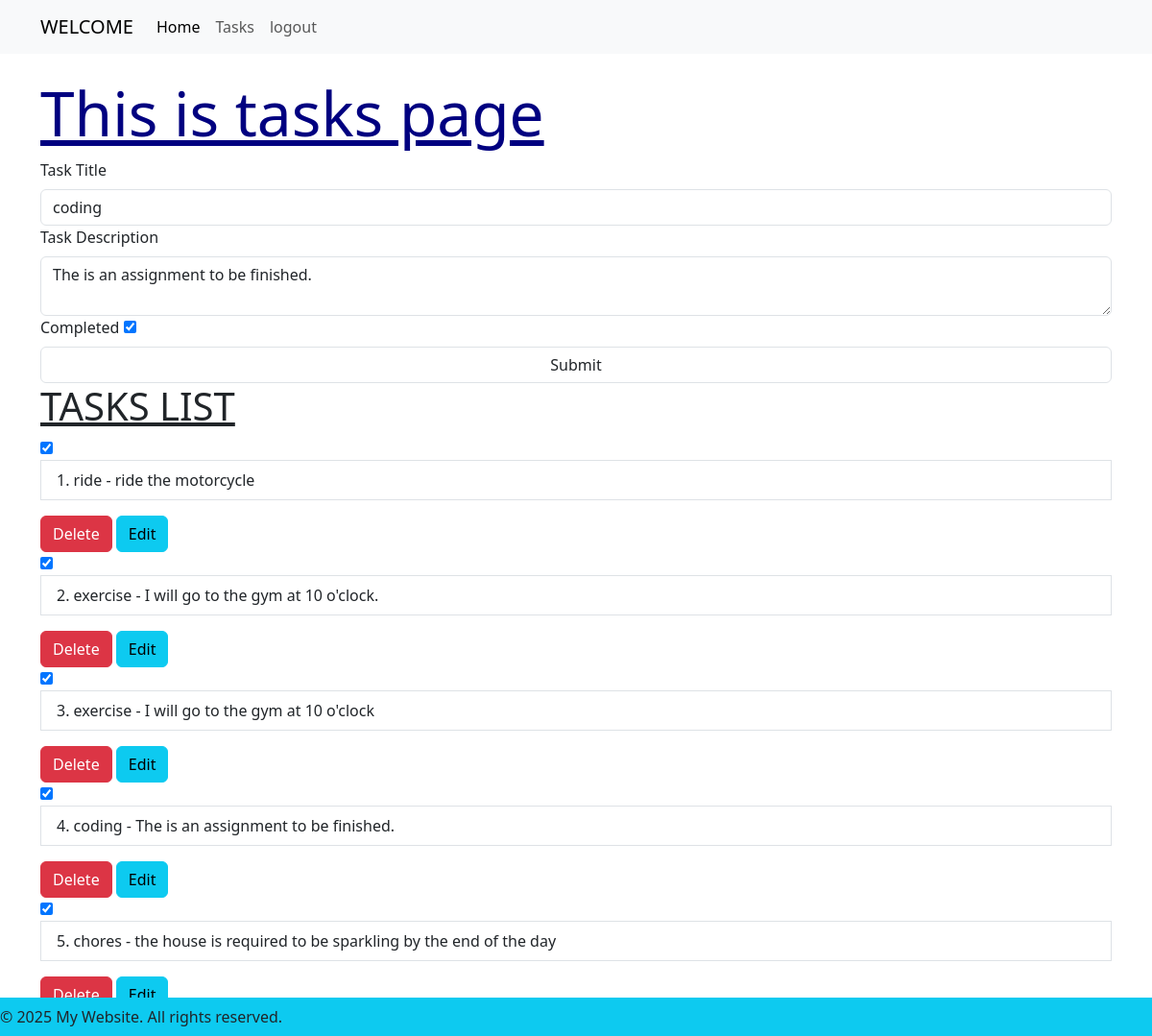
Page /edit_task/2 (signed in) on the committed database.
### app/models.py (models this page shows, shortened)
class Task(db.Model):
    id = db.Column(db.Integer, primary_key=True)
    description = db.Column(db.Text, nullable=False)
    title = db.Column(db.String(20), nullable=False)
    completed = db.Column(db.Boolean, default=False)
    user_id = db.Column(db.Integer, db.ForeignKey('user.id'), nullable=False)

### app/routes.py (the view)
@app.route('/edit_task/<int:task_id>', methods=['GET','POST'])
@login_required
def edit_task(task_id):
    task = Task.query.get_or_404(task_id)
    form = Taskform()
    if request.method == 'POST' and form.validate_on_submit():
        task.title = form.title.data
        task.description = form.description.data
        task.completed = form.completed.data
        db.session.commit()
        flash (f'Task {task.title} updated successfully!','success')
        return redirect(url_for('tasks'))
    elif request.method == 'GET':
        form.title.data = task.title
        form.description.data = task.description
        form.completed.data = task.completed
    tasks = Task.query.all()
    return render_template('tasks.html', title='Edit Tasks', form=form, tasks=tasks, edit_task=True)

### app/forms.py
class Taskform(FlaskForm):
    title = StringField('Task Title', validators=[DataRequired()])
    description = TextAreaField('Task Description', validators=[DataRequired()])
    completed = BooleanField('Completed')
    submit = SubmitField('Submit')

### app/models.py (called while the page is built)
@login_manager.user_loader
def load_user(user_id):
    return User.query.get(user_id)

### app/templates/tasks.html (shortened to what this page needs)
{% extends "base.html" %}
{% block content %}
<h1 style="color: navy;font-size: 4em;text-decoration: underline;">{% if edit_mode %} Edit Task {% else %}This is tasks page {% endif %}</h1>
<form action="{% if edit_mode %} {{ url_for('edit_task', task_id=request.view_args.task_id) }}{% else %} {{ url_for('tasks') }} {% endif %}" method="post">
    {{ form.title.label(class="form-label") }}
    {{ form.title(size=20, class_="form-control w-100") }}
    {{ form.description.label(class="form-label") }}
    {{ form.description(class_="form-control w-100") }}
    {{ form.completed.label(class="form-label")}}
    {{ form.completed }}
    {{ form.submit(class_="btn-primary form-control w-100") }}
</form>
<h1  style="text-decoration: underline; ">TASKS LIST</h1>
<div  class="list-group">
    {% for task in tasks|reverse %}
    <form action="{{ url_for('toggle_task', task_id=task.id) }}" method="post" style="display: inline-block;">
    <input type="checkbox"
    {% if task.completed %} checked
    {% endif %}
    onchange="this.form.submit()"
id="tasks-{{ task.id }}">
</form>
<p class="list-group-item">{{ loop.index }}. {{ task.title }}  -  {{ task.description }}</p>
<form action="{{ url_for('delete_task', task_id=task.id) }}" method="post" onsubmit="return confirm('Are you sure you want to delete this task?');">
    <button type="submit" class="btn btn-danger btn-xx-lg">Delete</button>
    <a href="{{ url_for('edit_task', task_id=task.id) }}" class="btn btn-info btn-xx-lg">Edit</a>
</form>
    {% endfor %}
</div>
{% endblock %}

### rows in the picture
Task: title "coding", description "The is an assignment to be finished.", completed "☑"
Task: completed "☑", title "ride", description "ride the motorcycle"
Task: completed "☑", title "exercise", description "I will go to the gym at 10 o'clock."
Task: completed "☑", title "exercise", description "I will go to the gym at 10 o'clock"
Task: completed "☑", title "chores", description "the house is required to be sparkling by the end of the day"
